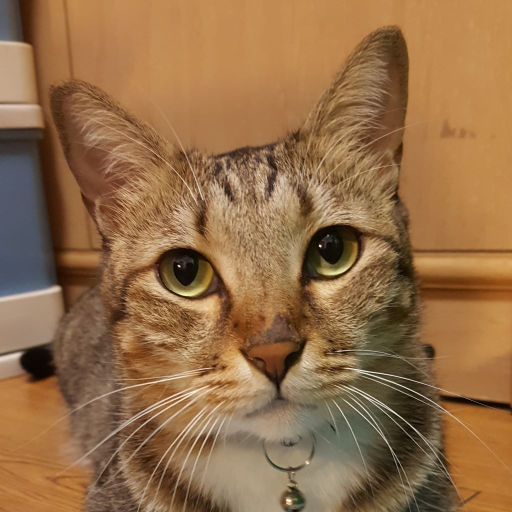
#> input picture final-project/repositories/Feature-Based_Image_Morphing_Accelerator_on_PYNQ/MSOC_2020_FINAL_Project_group7-main/image_morphing/matlab/cat.jpg, 1024 x 1024 px, found by its file name (shown at 1/2 size)
$ python morphing_gui.py
#> lines starting #> are read from the running program, lines starting #| are printed output that depends on the picture
import cv2
import argparse
import numpy as np
from tqdm import trange
import imageio
import time
W = 256
H = 256
ref_ptr = []
src_ptr = []
dst_ptr = []
src_flag = False

#src: [77,132;109,144;184,116;149,143;115,176;151,177]
#dst: [77,112;120,107;196,89;154,101;119,154;161,146]

# [107 lines left out: functions clickndraw, hardware_beier_neely, beier_neely, start_beier_neely, not called in this run]


def main():
    global ref_ptr, src_ptr, dst_ptr
    parser = argparse.ArgumentParser(description='Image Morphing')
    parser.add_argument('--src_img', type=str, default='./cat.jpg')
    parser.add_argument('--dst_img', type=str, default='./face.jpg')
    # parser.add_argument('--port', type=str, default='COM1')
    args = parser.parse_args()
    # create image
    src_img = cv2.imread(args.src_img, flags=cv2.IMREAD_COLOR)
#> src_img is the input picture: shape (1024, 1024, 3); mean B, G, R 72.3, 109.9, 147.8
    dst_img = cv2.imread(args.dst_img, flags=cv2.IMREAD_COLOR)
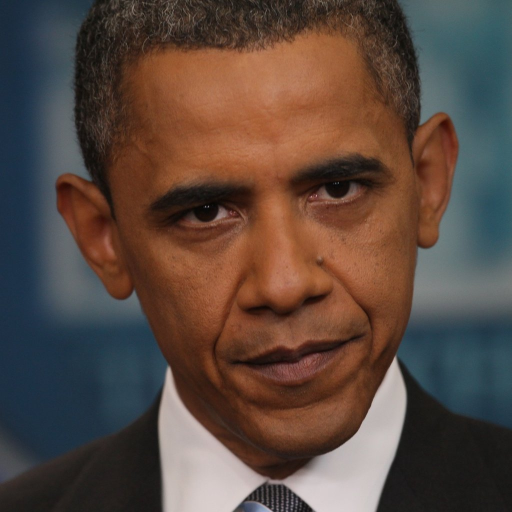
#> input picture final-project/repositories/Feature-Based_Image_Morphing_Accelerator_on_PYNQ/MSOC_2020_FINAL_Project_group7-main/image_morphing/matlab/face.jpg, 1024 x 1024 px, found by its file name (shown at 1/2 size)
#> dst_img is the input picture: shape (1024, 1024, 3); mean B, G, R 63.7, 72.3, 89.8
    src_img = cv2.resize(src_img, (W, H))
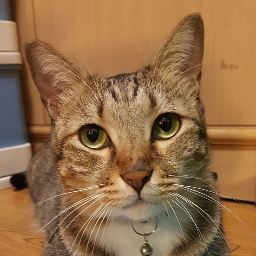
#> src_img: shape (256, 256, 3); mean B, G, R 72.4, 110, 147.9
    dst_img = cv2.resize(dst_img, (W, H))
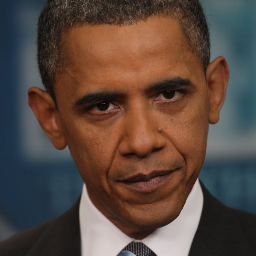
#> dst_img: shape (256, 256, 3); mean B, G, R 63.9, 72.4, 90
    canvas = np.concatenate((src_img, dst_img), axis=1)
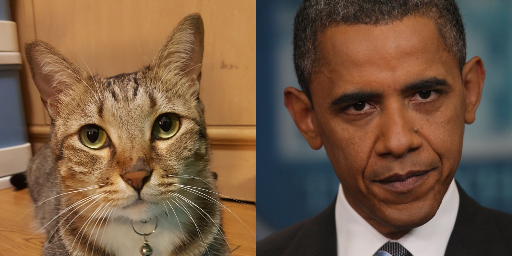
#> canvas: shape (256, 512, 3); mean B, G, R 68.1, 91.2, 118.9
    clone = canvas.copy()
    cv2.namedWindow('Canvas')
    cv2.setMouseCallback('Canvas', clickndraw)
    while True:
        # Show canvas
        cv2.imshow('Canvas', canvas)
        # Draw feature lines
        if len(ref_ptr) == 1:
            cv2.circle(canvas, center=ref_ptr[0], radius=5, color=(255, 0, 0), thickness=-1)
        elif len(ref_ptr) == 2:
            cv2.line(canvas, ref_ptr[1], ref_ptr[0], color=(255, 0, 0), thickness=3)
            cv2.circle(canvas, center=ref_ptr[-1], radius=5, color=(255, 0, 0), thickness=-1)
            ref_ptr.clear()
        # Ensure key belongs to ascii code
        key = cv2.waitKey(1) & 0xFF
#> (key q is pressed here)
        if key == ord('r'):
            canvas = clone.copy()
            ref_ptr.clear()
            src_ptr.clear()
            dst_ptr.clear()
        elif key == ord('q'):
            break
        elif key == ord('s'):
            ''' report line '''
            src_text = '['
            dst_text = '['
            for i in src_ptr:
                src_text = src_text + str(i[0]) + ',' + str(i[1]) + ','
            for i in dst_ptr:
                dst_text = dst_text + str(i[0]) + ',' + str(i[1]) + ','
            src_text = src_text.rstrip(',')
            dst_text = dst_text.rstrip(',')
            src_text += ']'
            dst_text += ']'
            print('src_list =', src_text)
            print('dst_list =', dst_text)
        elif key == ord('b'):
            tic = time.time()
            morphed_gif = start_beier_neely(src_ptr, dst_ptr, src_img, dst_img)
            toc = time.time()
            #morphed_img = start_beier_neely(src_ptr, dst_ptr, src_img, dst_img)
            #print(morphed_img.astype('uint8'))
            #cv2.imshow('morphed result', morphed_img.astype('uint8'))
            print("Software runtime: {0}".format(toc-tic))
            imageio.mimsave('Morphing_2.gif', morphed_gif)


    cv2.destroyAllWindows()


# [15 lines left out: function hardware_validation, not called in this run]

if __name__ == '__main__':
    #hardware_validation()
    main()


'''

# coding: utf-8

# In[ ]:


from __future__ import print_function

import sys
import numpy as np
from time import time
from pynq import Overlay
from pynq import allocate
import cv2
from matplotlib import pyplot as plt
import argparse
import numpy as np
#from tqdm import trange
#import imageio
import time

sys.path.append('/home/xilinx')
W = 256
H = 256
MAX_LINE_NUM = 8
LINE_NUM = 3
ref_ptr = []
src_ptr = []
dst_ptr = []
src_flag = False
alpha = 0.4
src_list = [77,132,109,144,184,116,149,143,115,176,151,177]
dst_list = [77,112,120,107,196,89,154,101,119,154,161,146]
tar_list = [alpha * src_list[x] + (1-alpha) * dst_list[x] for x in range(len(src_list))]

def hardware_beier_neely():
    # Declare buffer
    line_src_point_buffer = allocate(shape=(MAX_LINE_NUM,), dtype=np.uint32)
    line_src_len_buffer = allocate(shape=(MAX_LINE_NUM,), dtype=np.float32)
    line_dst_point_buffer = allocate(shape=(MAX_LINE_NUM,), dtype=np.uint32)
    line_dst_len_buffer = allocate(shape=(MAX_LINE_NUM,), dtype=np.float32)
    line_tar_point_buffer = allocate(shape=(MAX_LINE_NUM,), dtype=np.uint32)
    line_tar_len_buffer = allocate(shape=(MAX_LINE_NUM,), dtype=np.float32)

    answer_buffer = allocate(shape=(W * H,), dtype=np.uint32)

    # Initialize buffer
    for i in range(LINE_NUM):
        for j in range(4):
            src_point = np.uint8(src_list[4*(i+1)-j-1])
            dst_point = np.uint8(dst_list[4*(i+1)-j-1])
            line_src_point_buffer[i] = np.left_shift(line_src_point_buffer[i], 8)
            line_src_point_buffer[i] = np.bitwise_or(line_src_point_buffer[i], src_point)
            line_dst_point_buffer[i] = np.left_shift(line_dst_point_buffer[i], 8)
            line_dst_point_buffer[i] = np.bitwise_or(line_dst_point_buffer[i], dst_point)
            tar_point = np.uint8(tar_list[4*(i+1)-j-1])
            line_tar_point_buffer[i] = np.left_shift(line_tar_point_buffer[i], 8)
            line_tar_point_buffer[i] = np.bitwise_or(line_tar_point_buffer[i], tar_point)

    # line's length
    for i in range(LINE_NUM):
        x_src = src_list[4 * i + 0] - src_list[4 * i + 2]
        y_src = src_list[4 * i + 1] - src_list[4 * i + 3]
        len_src = np.float32((x_src ** 2 + y_src ** 2) ** 0.5)
        line_src_len_buffer[i] = len_src
        x_dst = dst_list[4 * i + 0] - dst_list[4 * i + 2]
        y_dst = dst_list[4 * i + 1] - dst_list[4 * i + 3]
        len_dst = np.float32((x_dst ** 2 + y_dst ** 2) ** 0.5)
        line_dst_len_buffer[i] = len_dst
        x_tar = tar_list[4 * i + 0] - tar_list[4 * i + 2]
        y_tar = tar_list[4 * i + 1] - tar_list[4 * i + 3]
        len_tar = np.float32((x_tar ** 2 + y_tar ** 2) ** 0.5)
        line_tar_len_buffer[i] = len_tar

    # Initiate IP
    ol = Overlay("./IPbitFile/morph_v1.bit")
    ip_morphing = ol.image_morph_0
    ip_dma_out = ol.axi_dma_0
    ip_morphing.write(0x10, line_src_point_buffer.device_address)
    ip_morphing.write(0x18, line_src_len_buffer.device_address)
    ip_morphing.write(0x20, line_tar_point_buffer.device_address)
    ip_morphing.write(0x28, line_tar_len_buffer.device_address)
    ip_morphing.write(0x30, line_dst_point_buffer.device_address)
    ip_morphing.write(0x38, line_dst_len_buffer.device_address)
    ip_morphing.write(0x40, np.uint32(LINE_NUM))
    ip_morphing.write(0x48, np.uint32(0))

    # Start IP
    tic = time.time()
    ip_morphing.write(0x00, 0x01)
    ip_dma_out.recvchannel.transfer(answer_buffer)
    ip_dma_out.recvchannel.wait()
    toc = time.time()
    print("Total execution time of hardware: {0}".format(toc-tic))

    # Check answer
    for i in trange(W * H):
        src_x = np.bitwise_and(answer_buffer[i], np.uint8(255))
        answer_buffer[i] = np.right_shift(answer_buffer[i], 8)
        src_y = np.bitwise_and(answer_buffer[i], np.uint8(255))
        answer_buffer[i] = np.right_shift(answer_buffer[i], 8)
        dst_x = np.bitwise_and(answer_buffer[i], np.uint8(255))
        answer_buffer[i] = np.right_shift(answer_buffer[i], 8)
        dst_y = np.bitwise_and(answer_buffer[i], np.uint8(255))
        morphed_img[i%256, i//256, :] = alpha * src_img[src_y, src_x, :] + (1-alpha) * dst_img[dst_y, dst_x, :]
    plt.imshow(cv2.cvtColor(morphed_img.astype('uint8'), cv2.COLOR_BGR2RGB))
    plt.show()

# [9 lines of commented-out code are left out]

def beier_neely(input_line, target_line, img):
    h, w, c = img.shape
    point_num = input_line.shape[0]
    line_num = point_num // 2
    morphed_img = np.zeros(img.shape)
    for y in range(1, h+1):
        for x in range(1, w+1):
            X = np.array([y, x])
            X_source = np.zeros(2,)
            d_sum = np.zeros(2, )
            weighted_sum = 0.
            if line_num > 0:
                for i in range(1, line_num+1):
                    i_1 = (i-1) * 2 + 1
                    P_i =  np.array([target_line[i_1 - 1][0], target_line[i_1 - 1][1]])
                    Q_i =  np.array([target_line[i_1][0], target_line[i_1][1]])
                    QP_i = Q_i - P_i
                    P_i_src =  np.array([input_line[i_1 - 1][0], input_line[i_1 - 1][1]])
                    Q_i_src =  np.array([input_line[i_1][0], input_line[i_1][1]])
                    QP_i_src = Q_i_src - P_i_src
                    u = np.dot((X - P_i), QP_i) / (np.dot(QP_i, QP_i))
                    v = np.dot((X - P_i), np.array([-1 * QP_i[1], QP_i[0]])) / np.sqrt(np.dot(QP_i, QP_i))
                    X_i_src = P_i_src + u * QP_i_src + (v * np.array([-1 * QP_i_src[1], QP_i_src[0]]) / np.sqrt(np.dot(QP_i_src, QP_i_src)))
                    D_i = X_i_src - X
                    if u < 0:
                        dist = np.sqrt(np.dot(X - P_i, X - P_i))
                    elif u > 1:
                        dist = np.sqrt(np.dot(X - Q_i, X - Q_i))
                    else:
                        dist = np.abs(v)
                    length = np.sqrt(np.dot(QP_i, QP_i))
                    p = 0.5
                    a = 0.1
                    b = 1
                    weight = (length ** p) / ((a + dist) ** int(b))
                    d_sum = d_sum + (D_i * weight)
                    weighted_sum = weighted_sum + weight
                X_source = X + d_sum / weighted_sum
                nullCol = False

                if int(X_source[1]) <= 0:
                    X_source[1] = 1
                    nullCol = True
                elif int(X_source[1]) > w:
                    X_source[1] = w
                    nullCol = True
                if int(X_source[0]) <= 0:
                    X_source[0] = 1
                    nullCol = True
                elif int(X_source[0]) > h:
                    X_source[0] = h
                    nullCol = True
            else:
                X_source = X
            morphed_img[X[1]-1, X[0]-1, :] = img[int(X_source[1]-1), int(X_source[0]-1), :]
    return morphed_img


def start_beier_neely(src_ptr, dst_ptr, src_img, dst_img):
    video = []
    for t in trange(11):
        alpha = 0.1 * t
        src_line = np.array(src_ptr)
        dst_line = np.array(dst_ptr)
        target_line = alpha * src_line + (1 - alpha) * dst_line
        morphed_src = beier_neely(src_line, target_line, src_img)
        morphed_dst = beier_neely(dst_line, target_line, dst_img)
        morphed_img = alpha * morphed_src + (1-alpha) * morphed_dst
        video.append(np.flip(morphed_img, axis=2).astype('uint8'))
    return video


def hardware_validation():
    # [7 lines of commented-out code are left out]

      hardware_beier_neely()
# [4 lines of commented-out code are left out]

if __name__ == '__main__':
    hardware_validation()
'''
